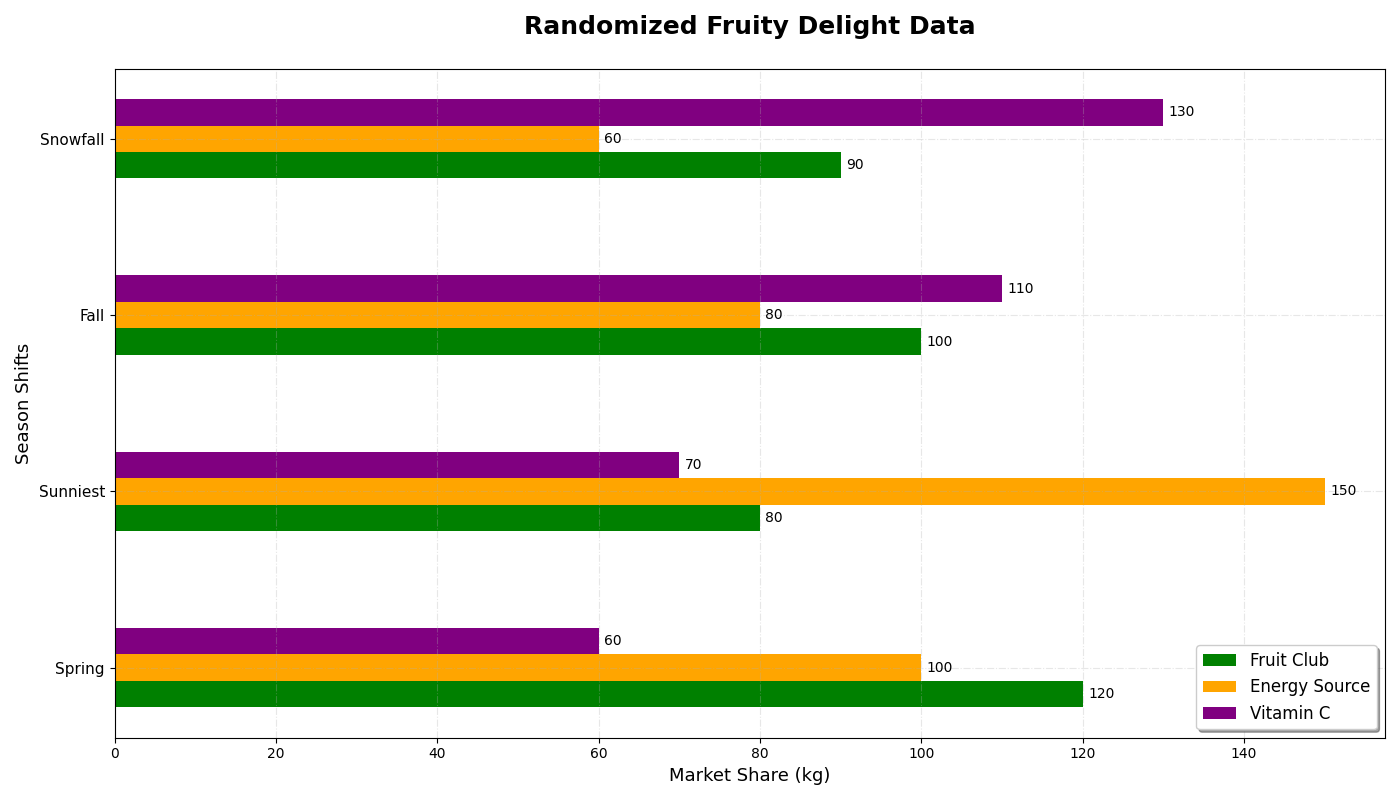

Write Python code to recreate this figure.
import matplotlib.pyplot as plt
import numpy as np

seasons = ['Spring', 'Sunniest', 'Fall', 'Snowfall']

apples = np.array([120, 80, 100, 90])
bananas = np.array([100, 150, 80, 60])
oranges = np.array([60, 70, 110, 130])

fig, ax = plt.subplots(figsize=(14, 8))

bar_height = 0.15

positions_apples = np.arange(len(seasons))
positions_bananas = positions_apples + bar_height
positions_oranges = positions_apples + 2 * bar_height

bars_apples = ax.barh(positions_apples, apples, bar_height, label='Fruit Club', color='green')
bars_bananas = ax.barh(positions_bananas, bananas, bar_height, label='Energy Source', color='orange')
bars_oranges = ax.barh(positions_oranges, oranges, bar_height, label='Vitamin C', color='purple')

ax.set_title('Randomized Fruity Delight Data', fontsize=18, fontweight='bold', pad=25)
ax.set_ylabel('Season Shifts', fontsize=13)
ax.set_xlabel('Market Share (kg)', fontsize=13)

ax.set_yticks(positions_apples + bar_height)
ax.set_yticklabels(seasons, fontsize=11)

ax.grid(True, linestyle='-.', alpha=0.3)

ax.legend(loc='lower right', fontsize=12, frameon=True, shadow=True)

bars = [bars_apples, bars_bananas, bars_oranges]
for bar_set in bars:
    for bar in bar_set:
        width = bar.get_width()
        ax.annotate(f'{width}',
                    xy=(width, bar.get_y() + bar.get_height() / 2),
                    xytext=(4, 0),  # Slightly adjust text position
                    textcoords='offset points',
                    ha='left', va='center', fontsize=10, color='black')

plt.tight_layout()
plt.show()
